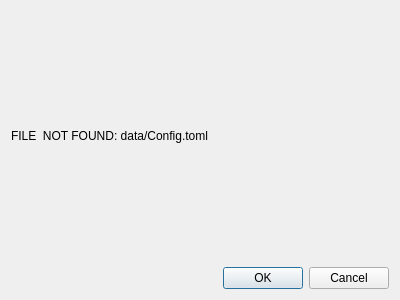
<?xml version="1.0" encoding="UTF-8"?>
<ui version="4.0">
 <class>Dialog</class>
 <widget class="QDialog" name="Dialog">
  <property name="geometry">
   <rect>
    <x>0</x>
    <y>0</y>
    <width>400</width>
    <height>300</height>
   </rect>
  </property>
  <property name="windowTitle">
   <string>Dialog</string>
  </property>
  <layout class="QVBoxLayout" name="verticalLayout">
   <item>
    <widget class="QLabel" name="label">
     <property name="text">
      <string>FILE  NOT FOUND: data/Config.toml</string>
     </property>
     <property name="wordWrap">
      <bool>true</bool>
     </property>
    </widget>
   </item>
   <item>
    <widget class="QDialogButtonBox" name="buttonBox">
     <property name="orientation">
      <enum>Qt::Horizontal</enum>
     </property>
     <property name="standardButtons">
      <set>QDialogButtonBox::Cancel|QDialogButtonBox::Ok</set>
     </property>
    </widget>
   </item>
  </layout>
 </widget>
 <resources/>
 <connections>
  <connection>
   <sender>buttonBox</sender>
   <signal>accepted()</signal>
   <receiver>Dialog</receiver>
   <slot>accept()</slot>
   <hints>
    <hint type="sourcelabel">
     <x>248</x>
     <y>254</y>
    </hint>
    <hint type="destinationlabel">
     <x>157</x>
     <y>274</y>
    </hint>
   </hints>
  </connection>
  <connection>
   <sender>buttonBox</sender>
   <signal>rejected()</signal>
   <receiver>Dialog</receiver>
   <slot>reject()</slot>
   <hints>
    <hint type="sourcelabel">
     <x>316</x>
     <y>260</y>
    </hint>
    <hint type="destinationlabel">
     <x>286</x>
     <y>274</y>
    </hint>
   </hints>
  </connection>
 </connections>
</ui>
